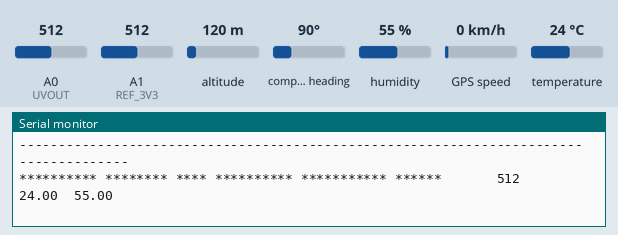
Recording of a sketch running on a simulated Arduino Uno, built with avr-gcc and run on an emulated ATmega328P. Shown: the last lines printed to the serial monitor. Inputs (shaded band) come from the test bench; at power-on: altitude 120 m, A0 (UVOUT) = 512, A1 (REF_3V3) = 512, compass heading 90°, humidity 55 %, GPS speed 0 km/h, temperature 24 °C. The GPS gets a fix after 3 s at 37.7749, -122.4194 with 8 satellites.

Above: at 1.2 s.
1.3 s: altitude set to 109 m
At 5.8 s:
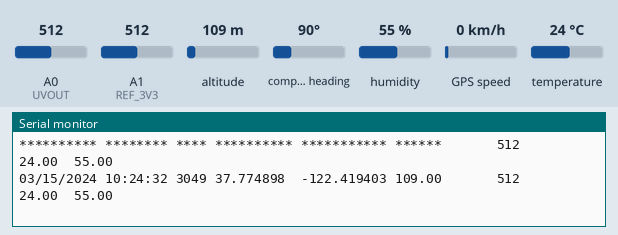
11.6 s: altitude set to 89 m
At 15.8 s:
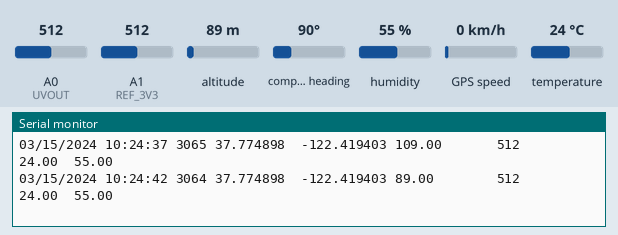
21.7 s: altitude set to 11 m
At 22.3 s:
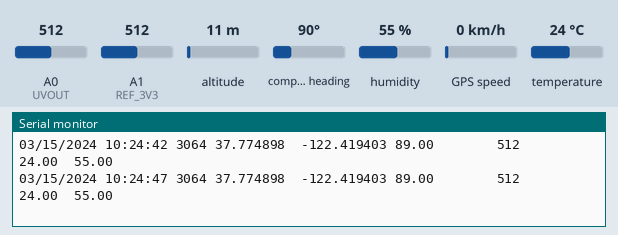
23.2 s: altitude set to 8 m
At 25.8 s:
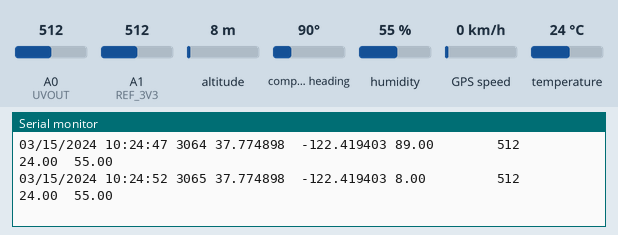

The sketch:

sensores.ino
```cpp
#include <SimpleDHT.h>
#include <TinyGPS++.h>
#include <SoftwareSerial.h>

int UVOUT = A0; //Output from the sensor
int REF_3V3 = A1;
int pinDHT22 = 2;
SimpleDHT22 dht22(pinDHT22);
static const int RXPin = 4, TXPin = 3;
static const uint32_t GPSBaud = 9600;

TinyGPSPlus gps;
SoftwareSerial ss(RXPin, TXPin);

//funciones uv sensor
float mapfloat(float x, float in_min, float in_max, float out_min, float out_max){
  return (x - in_min) * (out_max - out_min) / (in_max - in_min) + out_min;
}

int averageAnalogRead(int pinToRead){
  byte numberOfReadings = 8;
  unsigned int runningValue = 0;

  for(int x = 0 ; x < numberOfReadings ; x++)
  runningValue += analogRead(pinToRead);
  runningValue /= numberOfReadings;

  return(runningValue);
}
void uv_sensor(){
  int uvLevel = averageAnalogRead(UVOUT);
  int refLevel = averageAnalogRead(REF_3V3);
  float outputVoltage = 3.3 * uvLevel/ refLevel;
  float uvIntensity = mapfloat(outputVoltage, 0.99, 2.9, 0.0, 15.0);
  Serial.print("      ");
  Serial.print(uvLevel);
  Serial.print("        ");
}
// void create_csv(){
  // fstream fout;

  // fout.open('E:/PREGRADO/9/Tecnologias_geomaticas/laboratorios/3/report_sensor.csv', ios::out | ios::app);
  // fout <<'Uv_intensidad'<<'\n';
  // fout<<"mW/cm^2"<<'\n';
// }
//funciones gps

static void printFloat(float val, bool valid, int len, int prec){
  if (!valid)
  {
    while (len-- > 1)
      Serial.print('*');
    Serial.print(' ');
  }
  else
  {
    Serial.print(val, prec);
    int vi = abs((int)val);
    int flen = prec + (val < 0.0 ? 2 : 1); // . and -
    flen += vi >= 1000 ? 4 : vi >= 100 ? 3 : vi >= 10 ? 2 : 1;
    for (int i=flen; i<len; ++i)
      Serial.print(' ');
  }
  smartDelay(0);
}
static void smartDelay(unsigned long ms){
  unsigned long start = millis();
  do {
    while (ss.available())
      gps.encode(ss.read());
  } while (millis() - start < ms);
}

static void printInt(unsigned long val, bool valid, int len){
  char sz[32] = "*****************";
  if (valid)
    sprintf(sz, "%ld", val);
  sz[len] = 0;
  for (int i=strlen(sz); i<len; ++i)
    sz[i] = ' ';
  if (len > 0)
    sz[len-1] = ' ';
  Serial.print(sz);
  smartDelay(0);
}

static void printDateTime(TinyGPSDate &d, TinyGPSTime &t){
  if (!d.isValid())
  {
    Serial.print(F("********** "));
  }
  else
  {
    char sz[32];
    sprintf(sz, "%02d/%02d/%02d ", d.month(), d.day(), d.year());
    Serial.print(sz);
  }

  if (!t.isValid())
  {
    Serial.print(F("******** "));
  }
  else
  {
    char sz[32];
    sprintf(sz, "%02d:%02d:%02d ", t.hour(), t.minute(), t.second());
    Serial.print(sz);
  }

  printInt(d.age(), d.isValid(), 5);
  smartDelay(0);
}
//funciones temp-humedad
void th_sensor(){
  float temperature = 0;
  float humidity = 0;
  int err = SimpleDHTErrSuccess;
  if ((err = dht22.read2(&temperature, &humidity, NULL)) != SimpleDHTErrSuccess) {
    Serial.print("Read DHT22 failed, err="); Serial.println(err);delay(2000);
    return;
  }
  Serial.print((float)temperature);
  Serial.print("  ");
  Serial.println((float)humidity);

}
//configuracion
void setup(){
  Serial.begin(115200);
  ss.begin(GPSBaud);
  pinMode(UVOUT, INPUT);
  pinMode(REF_3V3, INPUT);
  Serial.println(F(" Fecha      Hora    date   Latitud   Longitud   Altitud   uv_intensity     Temp.  Hum."));
  Serial.println(F("            UTC +0          ---*---    ---*---   --(m)--    -(mW/cm^2)--     *C     %"));
  Serial.println(F("--------------------------------------------------------------------------------------"));
  // create_csv();
}

void loop(){
  printDateTime(gps.date, gps.time);
  printFloat(gps.location.lat(), gps.location.isValid(), 11, 6);
  printFloat(gps.location.lng(), gps.location.isValid(), 12, 6);
  printFloat(gps.altitude.meters(), gps.altitude.isValid(), 7, 2);
  uv_sensor();
  th_sensor();
  Serial.println();
  smartDelay(2500);
  if (millis() > 5000 && gps.charsProcessed() < 10)
    Serial.println(F("No GPS data received: check wiring"));
  delay(2500);

}
```

Measured:
- the behaviour switches between 100 and 99 m on altitude (found by bisection; images 1 and 2)
- the behaviour switches between 10 and 9 m on altitude (found by bisection; images 3 and 4)
- after the input at 1.3 s, the serial monitor: prints a new line after 3.8 s (image 1)
- after the input at 11.6 s, the serial monitor: prints a new line after 3.6 s (image 2)
- after the input at 23.2 s, the serial monitor: prints a new line after 2.1 s (image 4)
